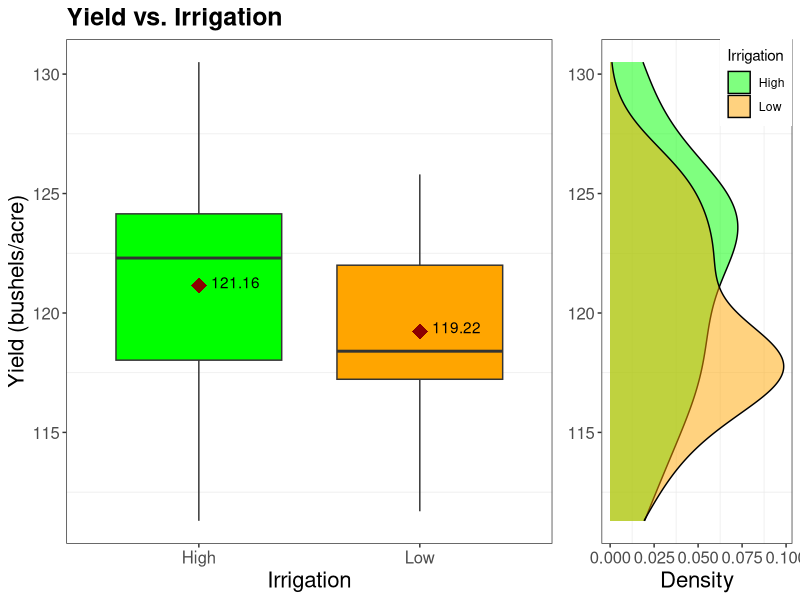
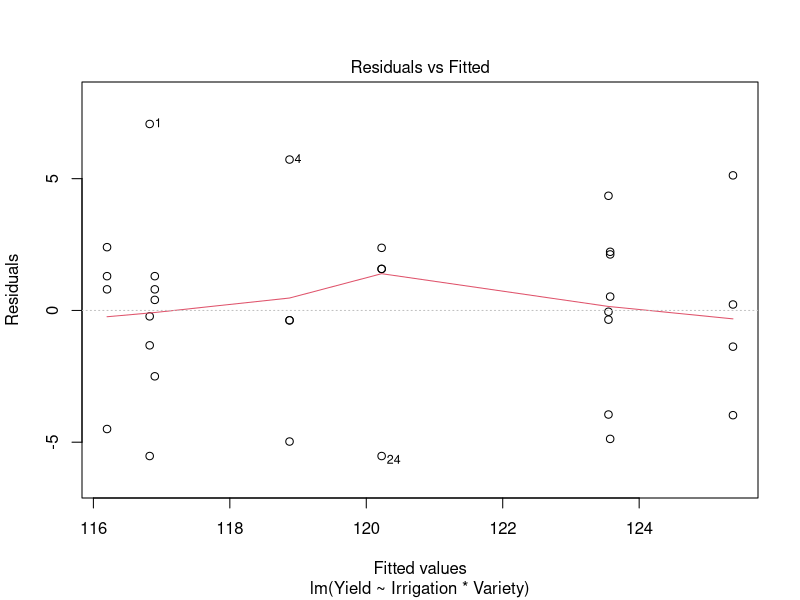
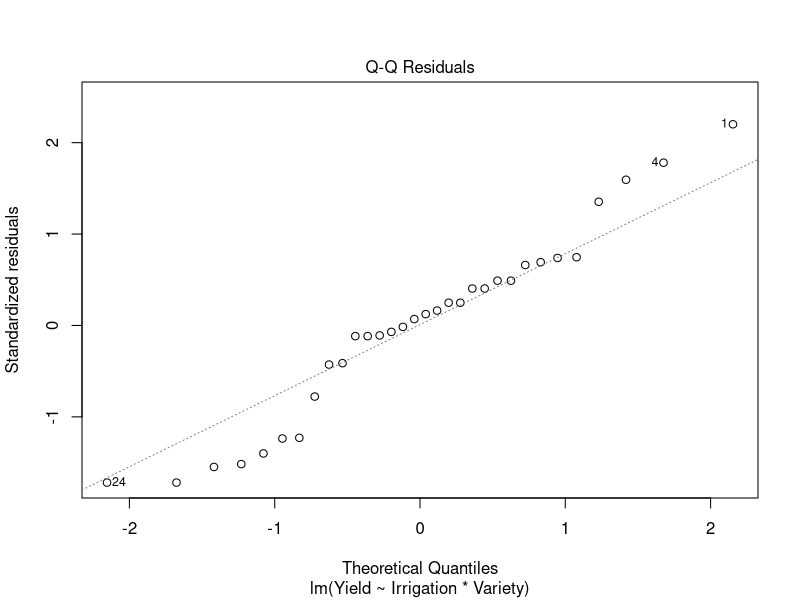
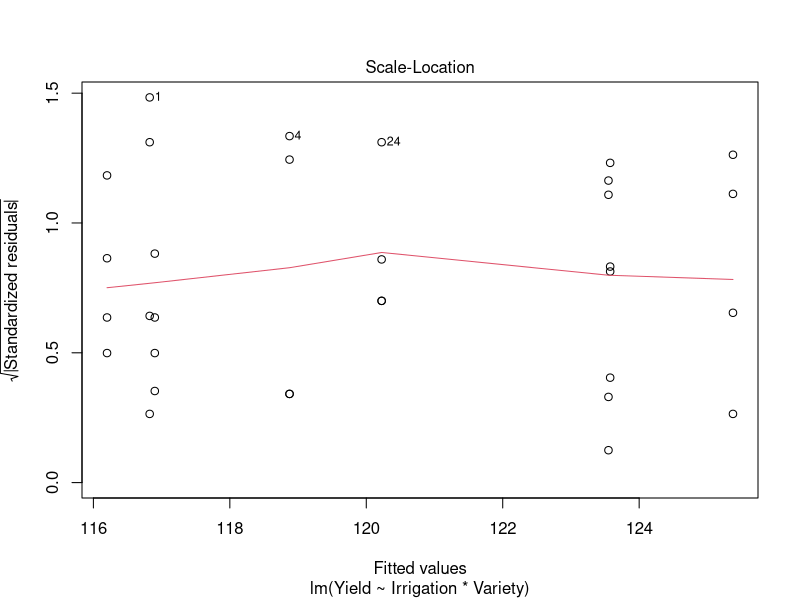
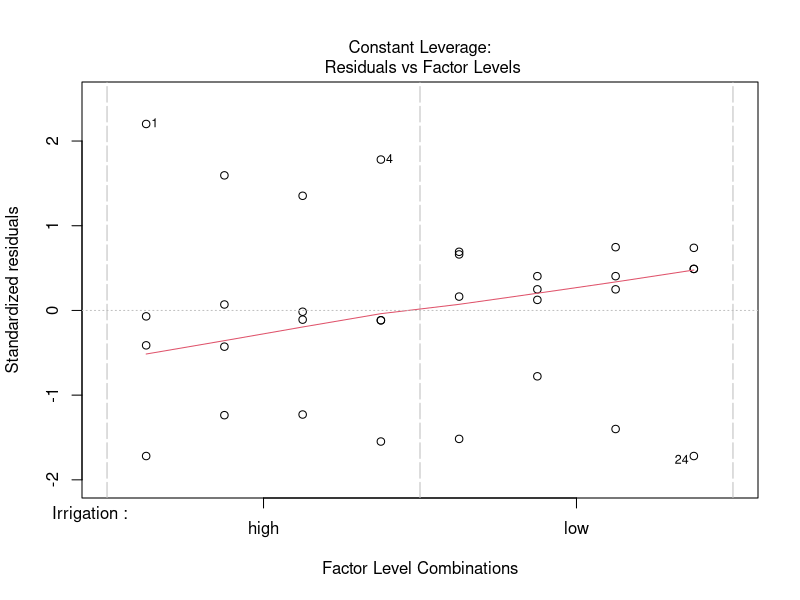
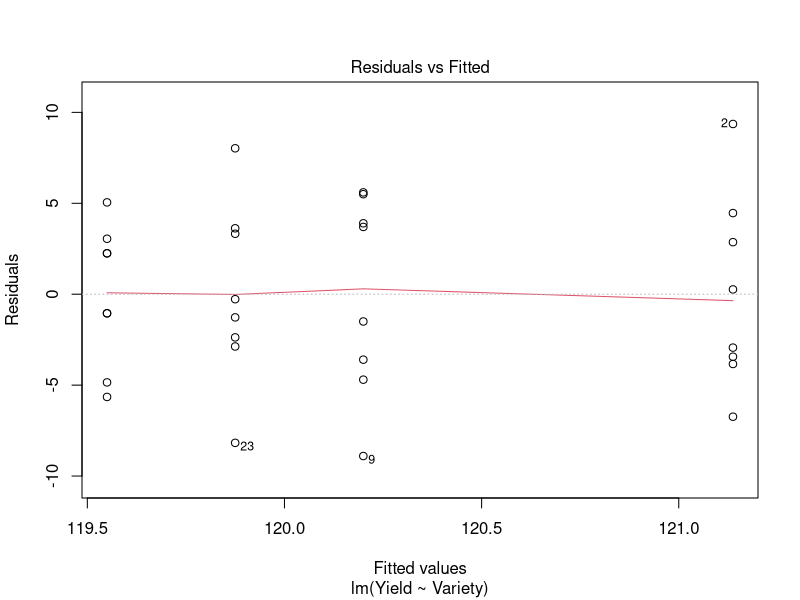
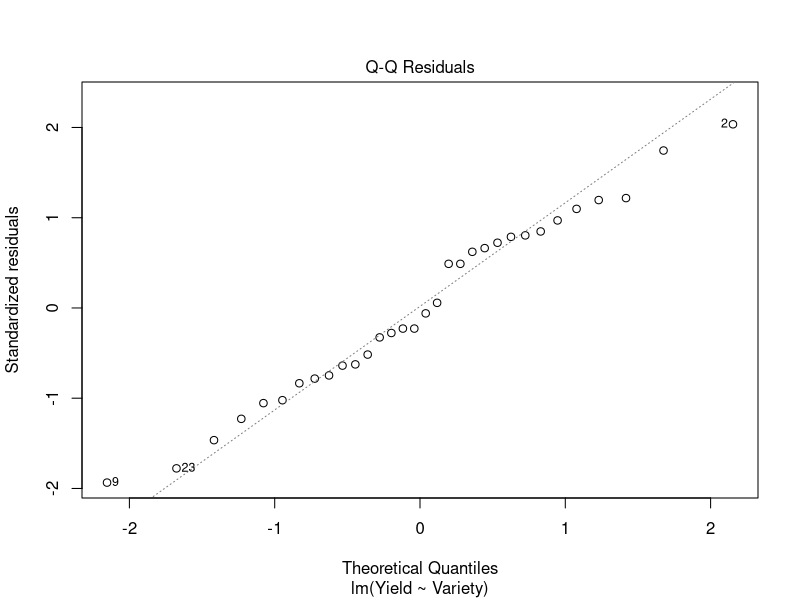
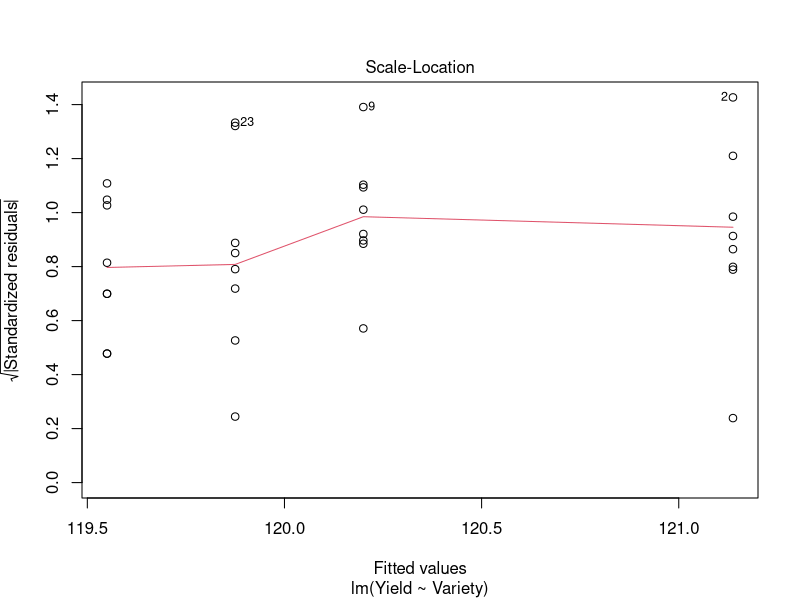

Write R code to recreate these figures, in order.
#Loading Packages required for analysis
require(ggplot2)
require(gridExtra)


#Reading Data from the file
yield <- read.table("yield.txt",sep="",header=TRUE) 

#Initial inspection of data
summary(yield)
meansByIrrigation <- aggregate(Yield~Irrigation,yield,mean)


#Creating Plot
yield.irrigation.plot <- ggplot(data=yield,aes(x=factor(Irrigation,labels=c("High","Low")),y=Yield,fill=Irrigation)) + xlab("Irrigation") +
  ylab("Yield (bushels/acre)") + scale_fill_manual(values=c("green","orange"),
                            guide=guide_legend(title="Irrigation"),labels=c("High","Low"))
yield.boxplot <- yield.irrigation.plot + geom_boxplot() +ggtitle("Yield vs. Irrigation") +
  stat_summary(fun.y=mean,color="darkred",geom="point",shape=18,size=5,
               show_guide=FALSE) +
  stat_summary(fun.y=mean,color="black",geom="text",show_guide=FALSE,
               hjust=-0.25,vjust=c(+0.25,+0.15),aes(label=round(..y..,digits=2))) +
  theme_bw() + theme(axis.text=element_text(size=12),
                     axis.title=element_text(size=16),
                     plot.title=element_text(size=18,face="bold"),
                     panel.grid.major=element_blank(),
                     legend.position="none") +
  scale_y_continuous(limits=c(min(yield$Yield),max(yield$Yield)))

yield.density <- ggplot(data=yield,aes(Yield,fill=Irrigation)) + geom_density(alpha=0.5)+ 
  ylab("Density") +
  coord_flip() + scale_fill_manual(values=c("green","orange"),labels=c("High","Low")) +
  theme_bw() + theme(axis.text=element_text(size=12),
                                                    axis.title=element_text(size=16),
                                                    panel.grid.major=element_blank(),
                     axis.title.y=element_blank(),
                     legend.position=c(1,1),legend.justification=c(1,1))

g1 <- ggplotGrob(yield.boxplot)
g2 <- ggplotGrob(yield.density)

maxHeights <- grid::unit.pmax(g1$heights[2:5],g2$heights[2:5])

g1$heights[2:5] <- as.list(maxHeights)
g2$heights[2:5] <- as.list(maxHeights)
blank<-grid::rectGrob(gp=grid::gpar(col="white"))

finalPlot <- arrangeGrob(g1,g2,ncol=2,widths=c(0.6,0.4))
finalPlot2 <- grid.arrange(g1,g2,ncol=2,widths=c(0.7,0.3))

ggsave(filename="yieldBoxplot.pdf",yield.boxplot,width=8,height=5)

ggsave(filename="yieldCombinePlot.pdf",plot=finalPlot,width=8,height=5)

pdf("yieldCombinePlot.pdf",width=11,height=8)
plot(finalPlot)
dev.off()

# Statisitcal model
require(lme4)
options(contrasts=c("contr.sum","contr.sum"))
# Model 1 with interaction effects (Best of all models)
yield.model.lm1 <- lm(Yield~Irrigation*Variety,data=yield)
plot(yield.model.lm1)
summary(yield.model.lm1)

# Model 2 to determine the effect of variety on yields
yield.model.lm2 <- lm(Yield~Variety,data=yield)
plot(yield.model.lm2)
summary(yield.model.lm2)

# Model 3 to determine the effect of irrigation on yields
yield.model.lm3 <- lm(Yield~Irrigation,data=yield)
plot(yield.model.lm3)
summary(yield.model.lm3)

# Model 4 to determine the fixed effects while controlling the variation among fields
yield.model.lmer <- lmer(Yield~Irrigation*Variety+(1|Irrigation),data=yield,REML=TRUE)
yield.model.lmer2 <- update(yield.model.lmer,REML=FALSE)
